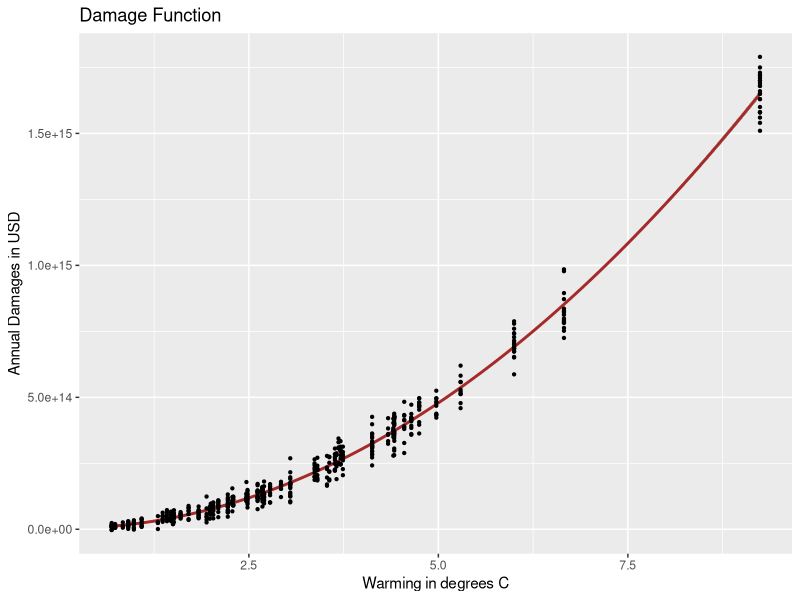
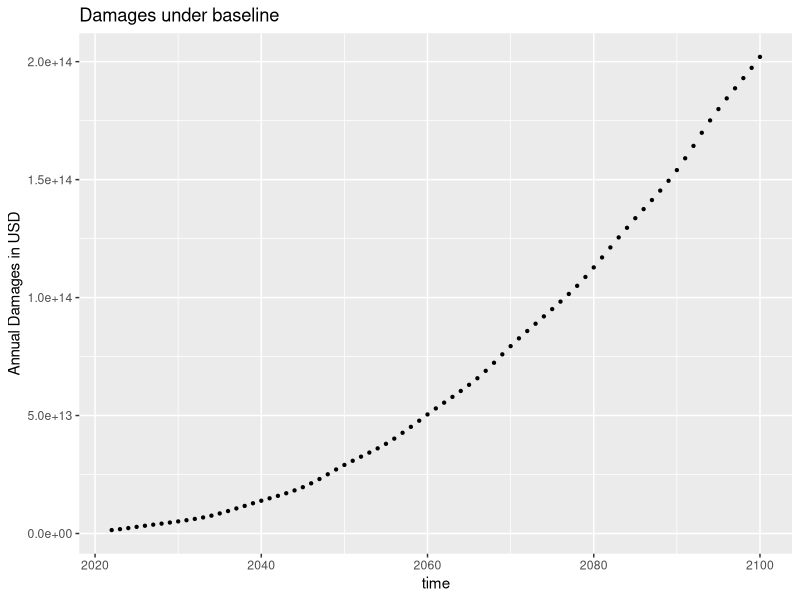
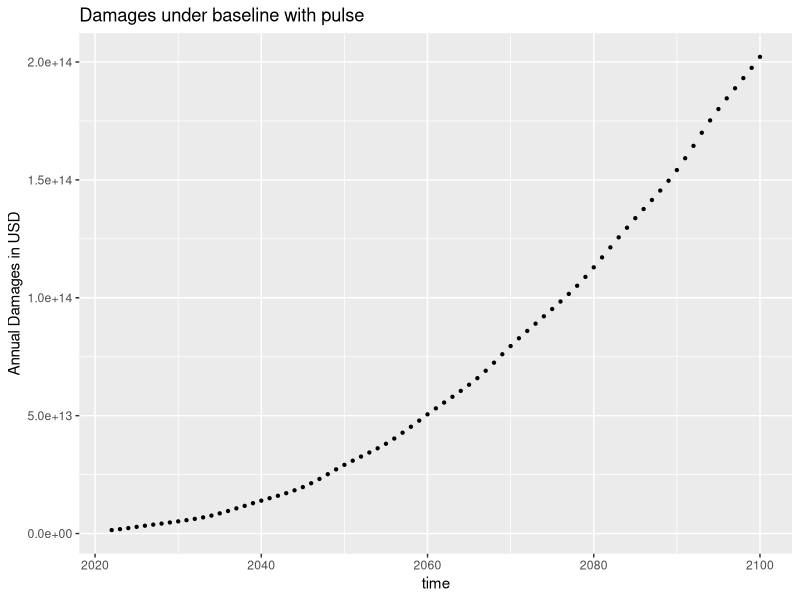
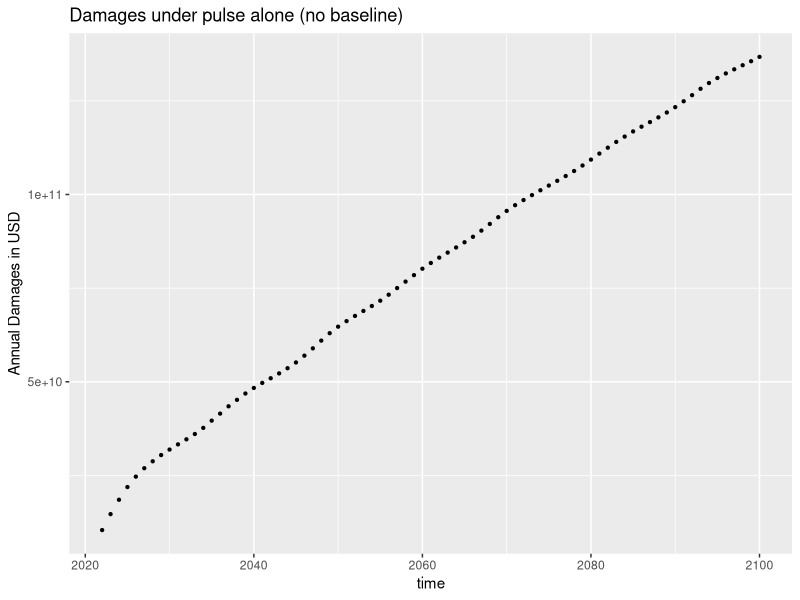
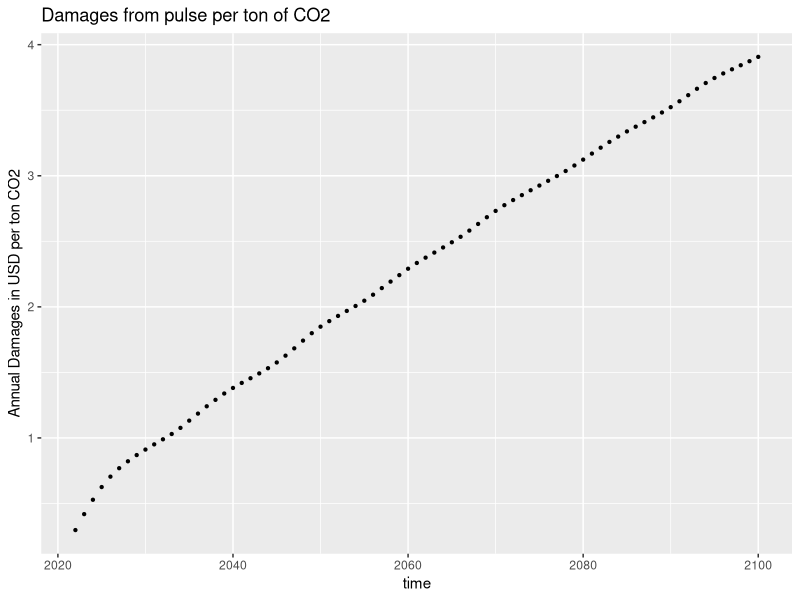
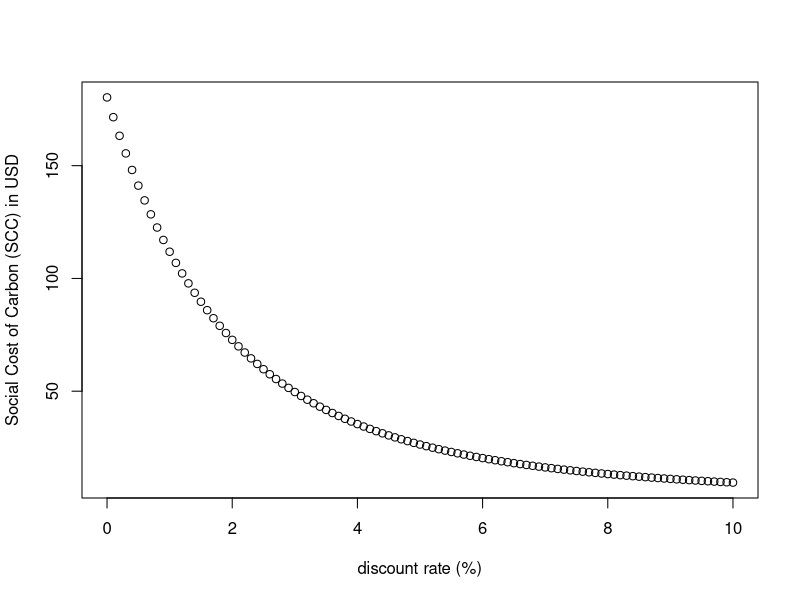

These figures' R source, in order:
## ---- chunk 1
knitr::opts_chunk$set(echo = TRUE)
library(tidyverse)
library(here)
## ---- chunk 2
damage <- read_csv(here("damages.csv"))
warming <- read_csv(here("warming.csv"))
## ---- chunk 3
#create linear regression 

damage$warming_squared <- damage$warming^2
quad_damage_model <- lm(damages ~ warming + warming_squared + 0, data = damage)

# define function 
quad_function <- function(warming){
  harm <- quad_damage_model$coefficients[1]*warming + quad_damage_model$coefficients[2]*warming^2
  return(harm)
}
## ---- chunk 4
# visualize function and scatterplot graph
ggplot(quad_damage_model, aes(warming, damages)) + geom_smooth(method = "lm", formula = y ~ x + I(x^2), color = "brown") + geom_point(size = 0.8) + 
  theme_gray() +
  labs(title = "Damage Function", x = "Warming in degrees C", y = "Annual Damages in USD")
## ---- chunk 5
warming$damage_baseline <- quad_function(warming$warming_baseline)
## ---- chunk 6
# visualize function and scatterplot graph
ggplot(data = warming, aes(year, damage_baseline)) + 
  geom_point(size = 0.8) + 
  theme_gray() +
  labs(title = "Damages under baseline", x = "time", y = "Annual Damages in USD")
## ---- chunk 7
warming$damage_pulse <- quad_function(warming$warming_pulse)
## ---- chunk 8
# visualize function and scatterplot graph
ggplot(data = warming, aes(year, damage_pulse)) + 
  geom_point(size = 0.8) + 
  theme_gray() +
  labs(title = "Damages under baseline with pulse", x = "time", y = "Annual Damages in USD")
## ---- chunk 9
warming$damage_pulse_no_baseline <- warming$damage_pulse-warming$damage_baseline
## ---- chunk 10
# visualize function and scatterplot graph
ggplot(data = warming, aes(year, damage_pulse_no_baseline)) + 
  geom_point(size = 0.8) + 
  theme_gray() +
  labs(title = "Damages under pulse alone (no baseline)", x = "time", y = "Annual Damages in USD")
## ---- chunk 11
warming$unit_damage <- (warming$damage_pulse_no_baseline)/(35*10^9)
## ---- chunk 12
# visualize function and scatterplot graph
ggplot(data = warming, aes(year, unit_damage)) + 
  geom_point(size = 0.8) + 
  theme_gray() +
  labs(title = "Damages from pulse per ton of CO2", x = "time", y = "Annual Damages in USD per ton CO2")
## ---- chunk 13
# define SCC calculation function 
SCC_calc <- function(principal, r, t){
  r = r/100
  SCC <- principal/((1+r)^t)
  return(SCC)
}
## ---- chunk 14
names(warming)[names(warming) == '...1'] <- 'time'
discount_rates_SCC <- warming[, c("time", "unit_damage")]
## ---- chunk 15
discount_rates_SCC$r_1 <- SCC_calc(discount_rates_SCC$unit_damage,1,discount_rates_SCC$time)
total_SCC_1 <- sum(discount_rates_SCC$r_1)
## ---- chunk 16
#Make a for loop to loop through r values
r_vals <- seq(0,10,0.1)
SCC_totals <- vector(mode = "numeric", length = length(r_vals))
count = 1
for(r in r_vals)
{
  
  discount_rates_SCC$r <- SCC_calc(discount_rates_SCC$unit_damage,r,discount_rates_SCC$time)
  SCC_totals[count] <- sum(discount_rates_SCC$r)
  count = count + 1
}
## ---- chunk 17
#plot discount rate vs. SCC
plot(r_vals, SCC_totals, xlab = "discount rate (%)", ylab = "Social Cost of Carbon (SCC) in USD")
